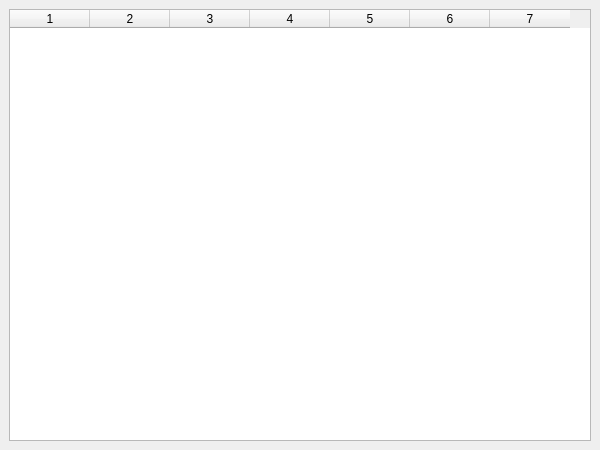
<?xml version="1.0" encoding="UTF-8"?>
<ui version="4.0">
 <class>MainWindow</class>
 <widget class="QMainWindow" name="MainWindow">
  <property name="geometry">
   <rect>
    <x>0</x>
    <y>0</y>
    <width>600</width>
    <height>450</height>
   </rect>
  </property>
  <property name="windowTitle">
   <string>MainWindow</string>
  </property>
  <widget class="QWidget" name="centralwidget">
   <layout class="QVBoxLayout" name="verticalLayout">
    <item>
     <widget class="QTableWidget" name="tableWidget">
      <property name="columnCount">
       <number>7</number>
      </property>
      <attribute name="horizontalHeaderVisible">
       <bool>true</bool>
      </attribute>
      <attribute name="horizontalHeaderMinimumSectionSize">
       <number>60</number>
      </attribute>
      <attribute name="horizontalHeaderDefaultSectionSize">
       <number>80</number>
      </attribute>
      <attribute name="verticalHeaderVisible">
       <bool>false</bool>
      </attribute>
      <attribute name="verticalHeaderMinimumSectionSize">
       <number>30</number>
      </attribute>
      <column/>
      <column/>
      <column/>
      <column/>
      <column/>
      <column/>
      <column/>
     </widget>
    </item>
   </layout>
  </widget>
 </widget>
 <resources/>
 <connections/>
</ui>
